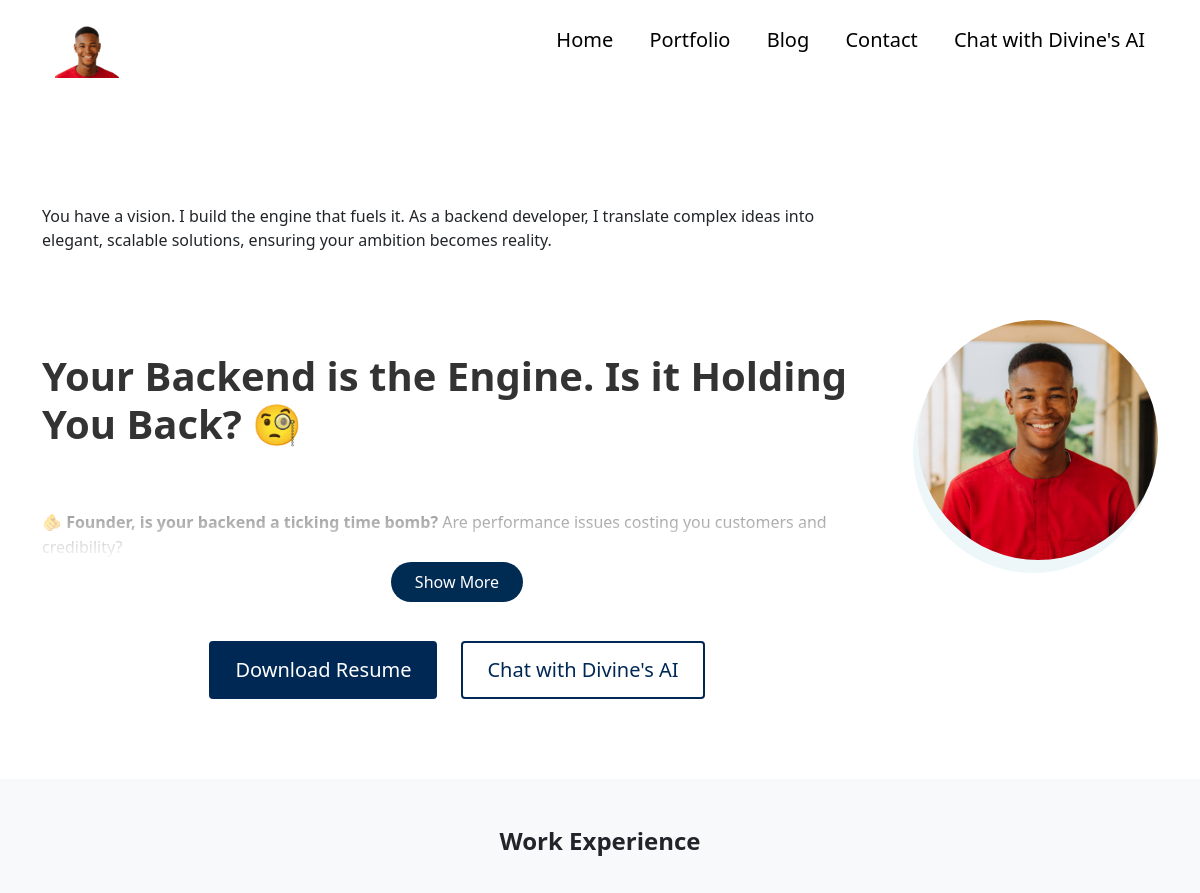
Before: / (upper part) with the older database file.
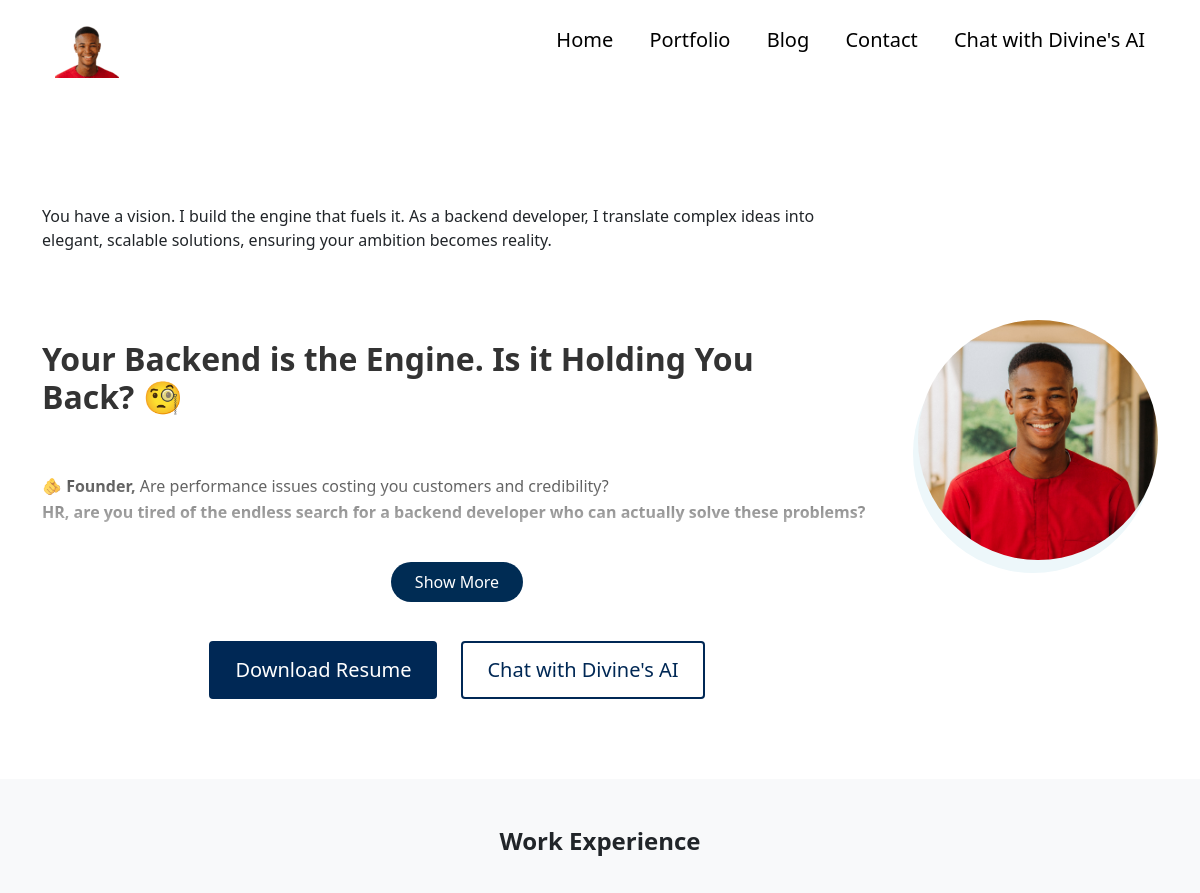
After: the same page with the newer database file.
### main/models.py (models this page shows, shortened)
class UserProfile(models.Model):
    class Meta:
        verbose_name = 'User Profile'
        verbose_name_plural = 'User Profiles'
    user = models.OneToOneField(User, on_delete=models.CASCADE)
    avatar = models.ImageField(upload_to='avatar/', blank=True, null=True)
    title = models.CharField(max_length=20, blank=True, null=True)
    bio = models.TextField(blank=True, null=True)
    skills = models.ManyToManyField(Skill, blank=True)
    cv = models.FileField(upload_to='cv/', blank=True, null=True)

class AboutMe(models.Model):
    headline = models.CharField(max_length=200)
    short_bio = models.TextField(help_text="Brief introduction that's always visible")
    detailed_bio = RichTextField(help_text="Detailed information shown when expanded")
    profile_image = models.ImageField(upload_to='profile/', blank=True, null=True)
    resume_file = models.FileField(upload_to='documents/', blank=True, null=True)
    github_url = models.URLField(blank=True)
    linkedin_url = models.URLField(blank=True)
    twitter_url = models.URLField(blank=True)
    email = models.EmailField(blank=True)
    class Meta:
        verbose_name_plural = "About Me"

### main/views.py (the view)
# urls.py: path('', views.IndexView.as_view(), name="home"),
class IndexView(generic.TemplateView):
	template_name = "main/index.html"
	def get_context_data(self, **kwargs):
		context = super().get_context_data(**kwargs)
		experiences = WorkExperience.objects.all()
		for experience in experiences:
			if experience.key_achievements:
				experience.key_achievements = experience.key_achievements.split('\n')
		about = AboutMe.objects.first()
		tools = Tool.objects.all()
		testimonials = Testimonial.objects.filter(is_active=True)
		certificates = Certificate.objects.filter(is_active=True)
		blogs = Blog.objects.filter(is_active=True)
		portfolio = Portfolio.objects.filter(is_active=True)
		profile = UserProfile.objects.first()
		context["work_experiences"] = experiences
		context["about"] = about
		context["tools"] = tools
		context["testimonials"] = testimonials
		context["certificates"] = certificates
		context["blogs"] = blogs
		context["portfolio"] = portfolio
		if profile:
			context["user_title"] = profile.title
			context["user_first_name"] = profile.user.first_name.title()
			print(profile.title)
			print(profile.user.first_name.title())
		return context

### main/models.py (called while the page is built)
    @property
    def duration(self):
        end = self.end_date or timezone.now().date()
        delta = relativedelta(end, self.start_date)
        years = delta.years
        months = delta.months
        if years and months:
            return f"{years} {'year' if years == 1 else 'years'}, {months} {'month' if months == 1 else 'months'}"
        elif years:
            return f"{years} {'year' if years == 1 else 'years'}"
        elif months:
            return f"{months} {'month' if months == 1 else 'months'}"
        else:
            return "Less than a month"

### resume/context_processors.py (called while the page is built)
def project_context(request):
    context = {
        'me': User.objects.first(),
    }
    return context

### main/templates/main/index.html (shortened to what this page needs)
{% extends 'main/base.html' %}
{% load static %}
{% block content %}
<section>
  <div class="bannerSection">
    <div class="container">
      <div class="row g-4 g-md-3 align-items-center">
        <div class="col-md-auto order-md-last">
          <div class="bannerUserImg">
            {% if me.userprofile.avatar %}
              <img src="{{ me.userprofile.avatar.url }}" alt="User Avatar">
            {% else %}
              <img src="" alt="Default Avatar">
            {% endif %}
          </div>
        </div>
        <div class="col-md">
          <div class="bannerContent">
            <h1 class="xlTitle pb-3">
            </h1>
            <p>{{me.userprofile.bio}}</p>
            <br>
            <div class="expandable-content collapsed" id="expandable-content">
              <div class="prose max-w-none">
                <p style="margin-bottom: 1rem; line-height: 1.6;">{{ about.detailed_bio|safe }}</p>
              </div>
            </div>
            <div class="flex mt-6">
              <button class="expand-button px-4 py-2 rounded-md bg-blue-500 hover:bg-blue-600 text-white font-semibold transition duration-200 shadow-md"
                      aria-expanded="false" aria-controls="expandable-content">
                <span class="mr-2 expand-text">Show More</span>
              </button>
            </div>
            <div class="bannerBtnCol mt-4">
              <div class="row justify-content-center">
                <div class="col-12 col-sm-auto mb-2 mb-sm-0">
                  <a download href="{{me.userprofile.cv.url}}" class="btn btnPrimary text-white w-100 w-sm-auto">Download Resume</a>
                </div>
                <div class="col-12 col-sm-auto">
                  <a href="{% url 'main:assistant' %}" class="btn btnOutline w-100 w-sm-auto">Chat with Divine's AI</a>
                </div>
              </div>
            </div>
          </div>
        </div>
      </div>
    </div>
  </div>
</section>
<section class="bg-light py-5">
  <div class="container" style="max-width: 960px;">
    <h2 class="h4 fw-bold text-dark mb-5 text-center">Work Experience</h2>
  </div>
</section>
{% endblock %}

### main/templates/main/base.html (shortened to what this page needs)
{% load static %}
<!doctype html>
<html lang="en">
  <head>
    <link href="{% static 'css/bootstrap.min.css' %}" rel="stylesheet">
    <link rel="stylesheet" href="https://unpkg.com/swiper@7.0.5/swiper-bundle.min.css">
    <link href="{% static 'css/style.css' %}" rel="stylesheet">
    <link href="https://cdn.jsdelivr.net/npm/bootstrap@5.3.3/dist/css/bootstrap.min.css" rel="stylesheet">
  </head>
  <body>
    {% include 'main/partials/nav.html' %}
    {% block content %}{% endblock %}
  </body>
</html>

### main/templates/main/partials/nav.html (shortened to what this page needs)
{% load static %}
<header>
    <div class="headerCol">
    <div class="container-fluid">
        <div class="row align-items-center">
        <div class="col-auto">
            <div class="logoCol"><a href="{% url 'main:home' %}"><img src="{% static 'images/_MGL9542 (4)-Photoroom.png-Photoroom (1).png' %}" alt="..."></a></div>
        </div>
        <div class="col">
            <div class="navCollapseCol">
            <div class="navCol">
                <ul>
                <li><a class="nav-link" href="{%url 'main:home'%}">Home</a></li>
                <li><a class="nav-link" href="{%url 'main:portfolios' %}">Portfolio</a></li>
                <li><a class="nav-link" href="{% url 'main:blogs' %}">Blog</a></li>
                <li><a class="nav-link" href="{%url 'main:contact'%}">Contact</a></li>
                <li><a class="nav-link" href="{%url 'main:assistant'%}">Chat with Divine's AI</a></li>
                </ul>
            </div>
            </div>
        </div>
        </div>
    </div>
    </div>
</header>

### main/templates/main/partials/footer.html (shortened to what this page needs)
{% load static %}

### static/css/style.css (style rules this page uses)
:root { --primaryColor: #002C54; --primaryDarkColor: #00184c; --primaryHoverColor: #0a15a8; --secondaryColor: #d00505; --baseColor: #21243D; --baseFont: 'Heebo', sans-serif; --titleFont: 'Courier Prime', monospace; --regular: 400; --medium: 500; --bold: 700; --black: 900; --lightBg: #F1F1F1; }
html { scroll-behavior: smooth; }
body { font-family: var(--baseFont); color: var(--baseColor); line-height: normal; }
ul { margin: 0; padding: 0; list-style-type: none; }
img { max-width: 100%; }
a { color: inherit; }
a, .btn { -webkit-transition: all 300ms ease-in-out 0s; -o-transition: all 300ms ease-in-out 0s; transition: all 300ms ease-in-out 0s; text-decoration: none; }
.btn { font-size: 20px; font-weight: var(--medium); padding: 8px 20px; border-radius: 2px; }
.btnPrimary { background-color: var(--primaryColor); color: var(--bs-white); }
.btnOutline { border: 1px solid var(--primaryDarkColor); color: var(--primaryDarkColor); }
.xlTitle { font-size: 40px; line-height: 1.3; font-weight: var(--bold); font-family: var(--titleFont) }
.headerCol { background-color: var(--bs-white); padding: 18px 0; -webkit-transition: all 300ms ease-in-out 0s; -o-transition: all 300ms ease-in-out 0s; transition: all 300ms ease-in-out 0s; position: fixed; z-index: 99; left: 0; right: 0; top: 0; }
.navCol { text-align: right; }
.navCol a { font-size: 20px; color: #000; font-weight: var(--medium); display: inline-block; position: relative; }
.navCol a::before { content: ""; position: absolute; left: 50%; right: 50%; bottom: 0; height: 2px; border-radius: 2px; background-color: var(--primaryColor); -webkit-transition: all 500ms ease-in-out 0s; -o-transition: all 500ms ease-in-out 0s; transition: all 500ms ease-in-out 0s; opacity: 0; }
.navCol li { display: inline-block; }
.navCol li + li { padding-left: 32px; }
.bannerSection { padding: 180px 0 80px; }
.bannerUserImg { margin-left: 30px; width: 240px; height: 240px; border-radius: 50%; position: relative; }
.bannerUserImg img { width: 100%; height: 100%; -o-object-fit: cover; object-fit: cover; border-radius: 50%; position: relative; }
.bannerUserImg::before { content: ""; position: absolute; left: -5px; top: 13px; width: 100%; height: 100%; background-color: #EDF7FA; border-radius: 50%; }
.bannerBtnCol { padding-top: 15px; }
@media (min-width:992px) { .container, .container-lg, .container-md, .container-sm, .container-xl, .container-xxl { max-width: 890px; } }
@media (min-width:992px) { .headerCol .container-fluid { padding-left: 30px; padding-right: 30px; } }
@media (min-width:1200px) { .headerCol .container-fluid { padding-left: 55px; padding-right: 55px; } }

### main/templates/main/base.html (style rules this page uses)
a { color: #002C54; }
a:not(.btn):not(.nav-link) { color: #002C54; }
.btnPrimary { background-color: #002855; color: !important; padding: 0.75rem 1.5rem; border: 2px solid #002855; border-radius: 4px; font-size: 1.25rem; transition: all 0.3s ease; text-decoration: none; }
.btnOutline { background-color: transparent; color: #002855; padding: 0.75rem 1.5rem; border: 2px solid #002855; border-radius: 4px; font-size: 1.25rem; transition: all 0.3s ease; text-decoration: none; }
.bannerBtnCol { max-width: 800px; margin: 0 auto; }
.bannerUserImg img { transition: transform 0.3s; }
.expandable-content { transition: max-height 0.5s ease, opacity 0.5s ease; overflow: hidden; max-height: 270px; position: relative; opacity: 1; }
.expandable-content::after { content: ""; position: absolute; bottom: 0; left: 0; width: 100%; height: 100px; background: linear-gradient(to bottom, rgba(255, 255, 255, 0), rgba(255, 255, 255, 1)); pointer-events: none; transition: opacity 0.5s ease; }
.expand-button { animation: bounce 1.5s infinite; padding: 0.5rem; border-radius: 9999px; background-color: #002C54; border: none; cursor: pointer; display: flex; align-items: center; justify-content: center; transition: background-color 0.3s ease; }
.flex { display: flex; justify-content: center; align-items: center; }
.prose { font-size: 1rem; line-height: 1.6; color: #333; }
.prose h1, .prose h2, .prose h3, .prose h4, .prose h5, .prose h6 { margin-top: 1.5em; margin-bottom: 0.5em; font-weight: bold; }
.prose p { margin-bottom: 1em; }

Changed rows visible on the page:
changed AboutMe: detailed_bio "…Back? 🧐 🫵 Founder, is your backend a ticking time bomb? Are performance issues costing you customers and credibility?" → "…Back? 🧐 🫵 Founder, Are performance issues costing you customers and credibility? HR, are you tired of the endless search for a backend developer who can actually solve these problems?"
